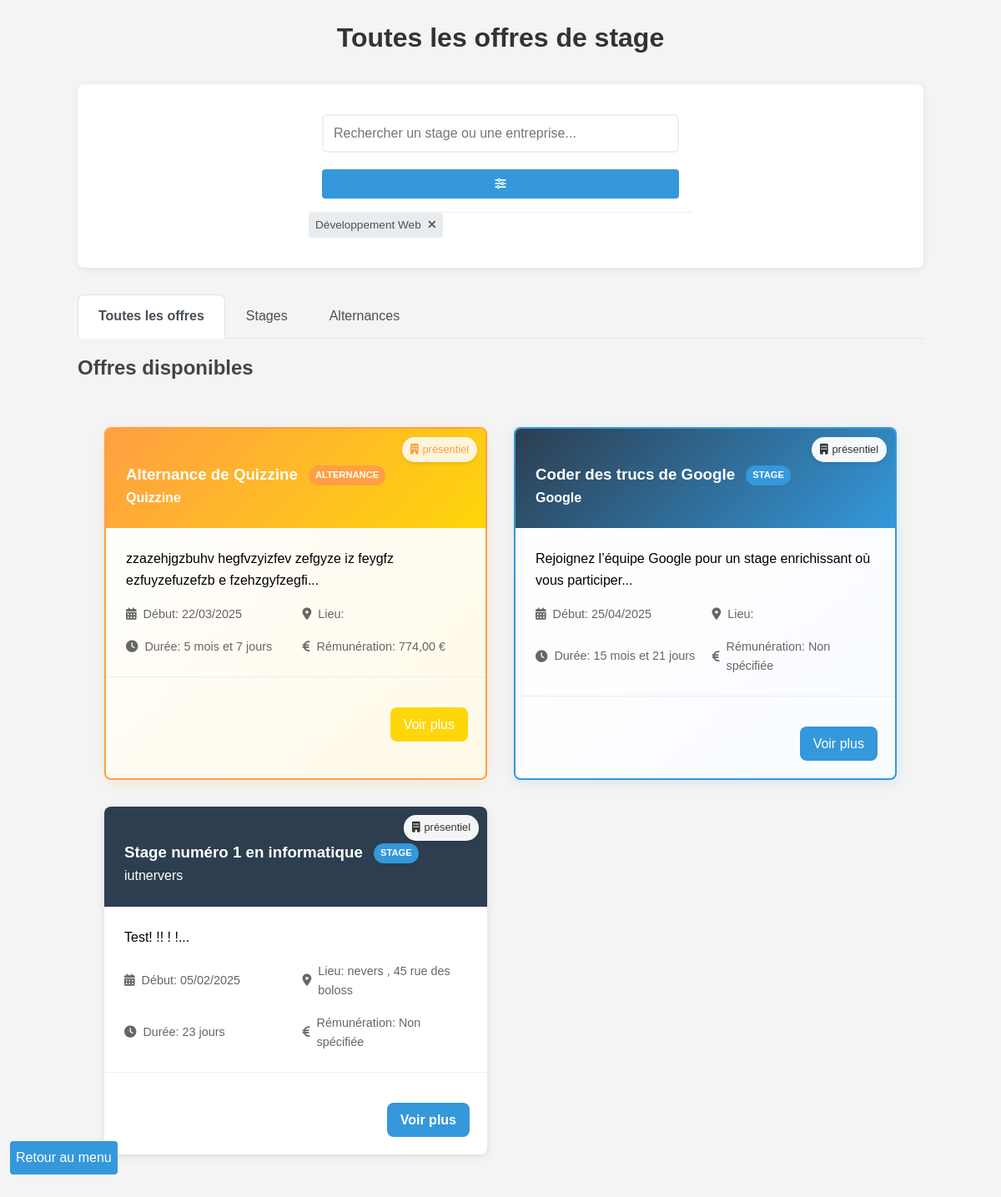
The page /app/views/internships/all_internships.php?domaine=developpement_web on the database its author committed.
### tables this page shows
CREATE TABLE `offres_stages` (
  `id` int(11) NOT NULL,
  `entreprise_id` int(11) DEFAULT NULL,
  `titre` varchar(100) NOT NULL,
  `description` text,
  `date_debut` date DEFAULT NULL,
  `date_fin` date DEFAULT NULL,
  `lieu` varchar(255) DEFAULT NULL,
  `mode_stage` varchar(20) DEFAULT NULL,
  `logo` varchar(255) DEFAULT NULL,
  `email_contact` varchar(255) NOT NULL DEFAULT '',
  `lien_candidature` varchar(255) DEFAULT NULL,
  `domaine` varchar(100) DEFAULT NULL,
  `pays` varchar(100) DEFAULT 'France',
  `ville` varchar(100) DEFAULT NULL,
  `code_postal` varchar(10) DEFAULT NULL,
  `region` varchar(100) DEFAULT NULL,
  `departement` varchar(100) DEFAULT NULL,
  `date_publication` timestamp NOT NULL DEFAULT CURRENT_TIMESTAMP,
  `type_offre` enum('stage','alternance') DEFAULT 'stage',
  `niveau_etude` varchar(100) DEFAULT NULL,
  `type_contrat` enum('apprentissage','professionnalisation') DEFAULT NULL,
  `rythme_alternance` varchar(100) DEFAULT NULL,
  `formation_visee` varchar(255) DEFAULT NULL,
  `ecole_partenaire` varchar(255) DEFAULT NULL,
  `type_remuneration` varchar(20) DEFAULT NULL COMMENT 'Pour les alternances: smic27, smic43, etc.',
  `pourvu` tinyint(1) DEFAULT '0',
  `remuneration` varchar(50) DEFAULT NULL
);

CREATE TABLE `entreprises` (
  `id` int(11) NOT NULL,
  `siret` varchar(14) NOT NULL,
  `nom` varchar(100) NOT NULL,
  `adresse` varchar(255) DEFAULT NULL,
  `ville` varchar(100) DEFAULT NULL,
  `code_postal` varchar(10) DEFAULT NULL,
  `pays` varchar(100) DEFAULT NULL,
  `telephone` varchar(20) DEFAULT NULL,
  `site_web` varchar(255) DEFAULT NULL,
  `lieu` varchar(255) DEFAULT NULL,
  `tva_intracommunautaire` varchar(50) DEFAULT NULL,
  `secteur_activite` varchar(100) DEFAULT NULL,
  `description` text,
  `adresse_facturation` varchar(255) DEFAULT NULL,
  `logo` varchar(255) DEFAULT NULL,
  `nom_contact` varchar(100) DEFAULT NULL,
  `username` varchar(100) NOT NULL,
  `email` varchar(255) NOT NULL,
  `password` varchar(255) NOT NULL,
  `role` enum('etudiant','entreprise','admin') NOT NULL DEFAULT 'entreprise',
  `date_creation` timestamp NOT NULL DEFAULT CURRENT_TIMESTAMP,
  `icone` varchar(255) DEFAULT NULL,
  `valide` tinyint(1) DEFAULT '0',
  `certification` tinyint(1) DEFAULT '0',
  `theme_color` varchar(7) DEFAULT '#3498db',
  `bloque` tinyint(1) DEFAULT '0'
);

### app/helpers/functions.php (called while the page is built, shortened)
<?php
function calculateDuration($dateDebut, $dateFin) {
    $debut = new DateTime($dateDebut);
    $fin = new DateTime($dateFin);
    $interval = $debut->diff($fin);
    $mois = $interval->m + ($interval->y * 12);
    $jours = $interval->d;
    if ($mois > 0) {
        return $mois . ' mois' . ($jours > 0 ? ' et ' . $jours . ' jours' : '');
    }
    return $jours . ' jours';
}
?>

### app/views/internships/all_internships.php (the view, shortened to what this page needs)
<?php
require_once $_SERVER['DOCUMENT_ROOT'] . '/Gestion_Stage/app/config/database.php';
require_once $_SERVER['DOCUMENT_ROOT'] . '/Gestion_Stage/app/helpers/functions.php';
try {
    $search = $_GET['search'] ?? '';
    $sort = $_GET['sort'] ?? 'date_debut';
    $order = $_GET['order'] ?? 'ASC';
    $domaine = $_GET['domaine'] ?? '';
    $type_offre = $_GET['type_offre'] ?? '';
    $where_conditions = [];
    $params = [];
    if (!empty($domaine)) {
        $where_conditions[] = "o.domaine = :domaine";
        $params[':domaine'] = $domaine;
    }
    $where_clause = !empty($where_conditions) ? 'WHERE ' . implode(' AND ', $where_conditions) : '';
    $query = "SELECT o.*, e.nom as entreprise_nom, e.certification as entreprise_certification,
              o.date_debut, o.date_fin, o.type_offre, o.type_remuneration
              FROM offres_stages o
              JOIN entreprises e ON o.entreprise_id = e.id
              $where_clause
              ORDER BY e.certification DESC, $sort $order";
    $stmt = $pdo->prepare($query);
    $stmt->execute($params);
    $internships = $stmt->fetchAll(PDO::FETCH_ASSOC);
} catch (PDOException $e) {
    error_log("Erreur SQL : " . $e->getMessage());
    $internships = [];
    $error_message = "Une erreur est survenue lors de la recherche.";
}
?>
<!DOCTYPE html>
<html lang="fr">
<head>
    <link rel="stylesheet" href="https://cdnjs.cloudflare.com/ajax/libs/font-awesome/6.1.1/css/all.min.css">
    <link rel="stylesheet" href="/Gestion_Stage/public/assets/css/style.css">
    <link rel="stylesheet" href="/Gestion_Stage/public/assets/css/style_all_internships.css">
</head>
<body>
    <header>
        <div class="container-all-internships">
            <h1>Toutes les offres de stage</h1>
        </div>
    </header>
    <main class="container-all-internships">
        <div class="search-container">
            <form action="" method="get" class="search-form">
                <div class="search-wrapper">
                    <div class="search-bar">
                        <input type="text"
                               name="search"
                               id="search"
                               placeholder="Rechercher un stage ou une entreprise..."
                               value="<?php echo htmlspecialchars($search); ?>">
                        <button type="button" id="filterToggle" class="filter-toggle">
                            <i class="fas fa-sliders-h"></i>
                        </button>
                    </div>
                    <div id="filterTags" class="filter-tags"></div>
                </div>
            </form>
        </div>
        <div class="type-filter-tabs">
            <a href="?<?php echo http_build_query(array_merge($_GET, ['type_offre' => ''])); ?>"
               class="tab <?php echo !isset($_GET['type_offre']) || $_GET['type_offre'] === '' ? 'active' : ''; ?>">
                Toutes les offres
            </a>
            <a href="?<?php echo http_build_query(array_merge($_GET, ['type_offre' => 'stage'])); ?>"
               class="tab stage-tab <?php echo isset($_GET['type_offre']) && $_GET['type_offre'] === 'stage' ? 'active' : ''; ?>">
                Stages
            </a>
            <a href="?<?php echo http_build_query(array_merge($_GET, ['type_offre' => 'alternance'])); ?>"
               class="tab alternance-tab <?php echo isset($_GET['type_offre']) && $_GET['type_offre'] === 'alternance' ? 'active' : ''; ?>">
                Alternances
            </a>
        </div>
        <h2>
            <?php if ($type_offre === 'stage'): ?>
                Stages disponibles
            <?php elseif ($type_offre === 'alternance'): ?>
                Alternances disponibles
            <?php else: ?>
                Offres disponibles
            <?php endif; ?>
        </h2>
        <div class="offers-grid">
            <?php if (empty($internships)): ?>
                <p class="no-results">Aucun stage ne correspond à vos critères de recherche.</p>
            <?php else: ?>
                <?php foreach ($internships as $internship): ?>
                    <div class="offer-card <?php
                        $classes = [];
                        if ($internship['entreprise_certification']) {
                            $classes[] = 'certified-company';
                        }
                        if ($internship['type_offre'] === 'alternance') {
                            $classes[] = 'alternance-card';
                        }
                        echo implode(' ', $classes);
                    ?>">
                        <div class="offer-header">
                            <div class="mode-badge">
                                <i class="fas <?php echo $internship['mode_stage'] === 'distanciel' ? 'fa-laptop-house' : 'fa-building'; ?>"></i>
                                <?php echo htmlspecialchars($internship['mode_stage']); ?>
                            </div>
                            <div class="offer-header-content">
                                <div>
                                    <h3>
                                        <?php echo htmlspecialchars($internship['titre']); ?>
                                        <span class="offer-type-badge <?php echo $internship['type_offre']; ?>">
                                            <?php echo $internship['type_offre'] === 'alternance' ? 'Alternance' : 'Stage'; ?>
                                        </span>
                                    </h3>
                                    <span class="company-name">
                                        <?php echo htmlspecialchars($internship['entreprise_nom'] ?? 'Entreprise inconnue'); ?>
                                    </span>
                                </div>
                            </div>
                        </div>
                        <div class="offer-body">
                            <p><?php echo htmlspecialchars(substr($internship['description'], 0, 75)) . '...'; ?></p>
                            <div class="offer-details">
                                <span><i class="fas fa-calendar-alt"></i> Début: <?php echo date('d/m/Y', strtotime($internship['date_debut'])); ?></span>
                                <span><i class="fas fa-map-marker-alt"></i> Lieu: <?php echo htmlspecialchars($internship['lieu']); ?></span>
                                <span><i class="fas fa-clock"></i> Durée: <?php
                                    if ($internship['date_fin'] && $internship['date_debut']) {
                                        echo calculateDuration($internship['date_debut'], $internship['date_fin']);
                                    } else {
                                        echo 'Non spécifiée';
                                    }
                                ?></span>
                                <span><i class="fas fa-euro-sign"></i> Rémunération: <?php echo $internship['remuneration'] ? number_format($internship['remuneration'], 2, ',', ' ') . ' €' : 'Non spécifiée'; ?></span>
                            </div>
                        </div>
                        <div class="offer-footer">
                            <a href="/Gestion_Stage/app/views/internships/stage_details.php?id=<?php echo $internship['id']; ?>" class="btn btn-details">Voir plus</a>
                        </div>
                    </div>
                <?php endforeach; ?>
            <?php endif; ?>
        </div>
        <p><a class="index-button" href="/Gestion_Stage/index.php">Retour au menu</a></p>
    </main>
</body>
</html>

### public/assets/css/style.css (style rules this page uses)
:root { --primary-color: #2c3e50; --secondary-color: #3498db; --accent-color: #e74c3c; --secondary-color-hover: #4ea8e4; --accent-color-hover: #f26858; --text-color: #333; --light-gray: #f5f6fa; --border-radius: 8px; }
* { margin: 0; padding: 0; box-sizing: border-box; }
body { font-family: Arial, sans-serif; line-height: 1.6; background-color: #f4f4f4; padding: 20px; }
h1 { text-align: center; color: #333; margin-bottom: 30px; font-size: 2rem; }
h2 { color: #444; margin-bottom: 20px; }
form { background: white; padding: 20px; border-radius: 5px; max-width: 500px; margin: 0 auto; }
input, select { width: 100%; padding: 8px; margin-bottom: 20px; border: 1px solid #ddd; border-radius: 4px; }
button { background: #3498db; color: white; padding: 10px 20px; border: none; border-radius: 4px; cursor: pointer; width: 100%; }
a { color: #3498db; text-decoration: none; }
.btn { display: inline-block; padding: 8px 16px; margin: 5px; border-radius: 4px; text-decoration: none; }
.index-button { position: fixed; bottom: 2%; left: 1%; background: var(--secondary-color); color: white; transition: background-color 0.2s ease; padding: 7px; border-radius: 4px; }
.btn { display: inline-block; padding: 12px 25px; background-color:#ffa436; color: white; border-radius: 5px; font-weight: bold; text-decoration: none; margin-top: 20px; transition: background-color 0.2s ease; }

### rows shown on the page
offres_stages: mode_stage "présentiel", titre "Alternance de Quizzine", type_offre "ALTERNANCE", entreprise.nom "Quizzine", description "zzazehjgzbuhv hegfvzyizfev zefgyze iz feygfz ezfuyzefuzefzb e fzehzgyfzegfi", date_debut "22/03/2025", date_debut+date_fin+entreprise "5 mois et 7 jours", remuneration "774,00"
offres_stages: mode_stage "présentiel", titre "Coder des trucs de Google", type_offre "STAGE", entreprise.nom "Google", description "Rejoignez l’équipe Google pour un stage enrichissant où vous participer", date_debut "25/04/2025", date_debut+date_fin "15 mois et 21 jours", shows "Non spécifiée"
offres_stages: mode_stage "présentiel", titre "Stage numéro 1 en informatique", type_offre "STAGE", entreprise.nom "iutnervers", description "Test! !! ! !", date_debut "05/02/2025", lieu "nevers , 45 rue des boloss", date_debut+date_fin "23 jours", shows "Non spécifiée"
